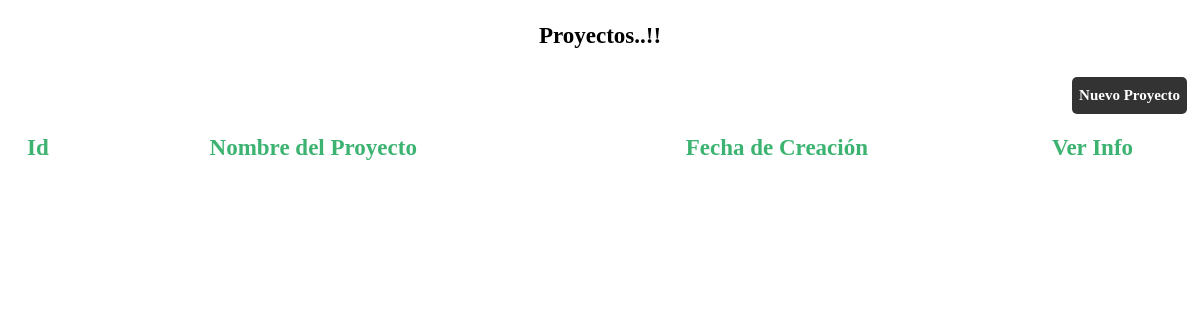
The app's page /, older data.
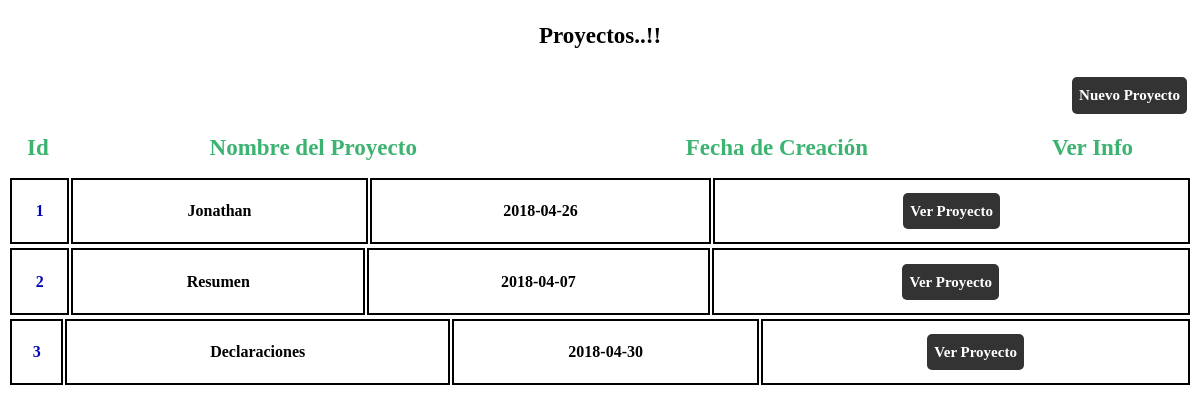
The same page, newer data.
### tables this page shows
CREATE TABLE `proyecto` (
  `Id` int(10) NOT NULL,
  `Nombre_proyecto` varchar(40) NOT NULL,
  `Nombre_responsable` varchar(30) NOT NULL,
  `Descripcion` text NOT NULL,
  `Prioridad` int(9) NOT NULL,
  `Points` int(9) NOT NULL,
  `Tipo` varchar(15) NOT NULL,
  `Fecha_Creacion` date NOT NULL,
  `Activo` tinyint(1) NOT NULL
);

### index.php (the view, shortened to what this page needs)
<!DOCTYPE html>
<html lang="es" dir="ltr">
  <head>
    <link rel="stylesheet" type="text/css" href="./css/estilos.css">
  </head>
  <body>
    <h3>Proyectos..!!</h3>
    <a href="./nuevo_proyecto.php" id="nuevo_proyec"><strong>Nuevo Proyecto</strong></a>
    <table style="margin-top: 7%; margin-bottom: 1%">
      <tr style="text-align: center;">
        <th style="font-family: 'Comic Sans'; font-size: 23px; color:MediumSeaGreen;">Id</th>
        <th style="font-family: 'Comic Sans'; font-size: 23px; color:MediumSeaGreen;">Nombre del Proyecto</th>
        <th style="font-family: 'Comic Sans'; font-size: 23px; color:MediumSeaGreen;">Fecha de Creación</th>
        <th style="font-family: 'Comic Sans'; font-size: 23px; color:MediumSeaGreen;">Ver Info</th>
      </tr>
    </table>
    <?php
      $con = mysqli_connect("localhost","root","");
      mysqli_select_db($con, "proyectos")or die("No se pudo conectar con la base de datos.");
      $re = mysqli_query($con, "SELECT * FROM `proyecto`")or die("No se puede conectar con la tabla");
      while ($f=mysqli_fetch_array($re)) {
    ?>
    <table>
        <tr style="text-align: center;">
          <td><h4 style="color: #0404B4"><?php echo $f['Id'];?></h4></td>
          <td><h4><?php echo $f['Nombre_proyecto']?></h4></td>
          <td><h4><?php echo $f['Fecha_Creacion']?></h4></td>
          <td><a href="ver_proyecto.php?id=<?php echo $f['Id'];?>"><strong>Ver Proyecto</strong></a></td>
        </tr>
      </table>
      <?php
        }
      ?>
  </body>
</html>

### css/estilos.css (style rules this page uses)
body h3 { font-size: 23px; font-family: 'Verdana'; text-align: center; }
body h4 { font-size: 16px; font-family: 'Verdana'; text-align: center; }
table td { border: 2px solid black; padding-right: -10px; padding-left: -10px; padding-top: -10px; padding-bottom: -10px; }
table { width: 100%; }
#nuevo_proyec { border-radius: 5px; padding: 10px 7px; text-decoration: none; color: #fff; background-color: #333; margin: 5px; font-size: 15px; font-family: 'Verdana'; float: right; }
a { border-radius: 5px; padding: 10px 7px; text-decoration: none; color: #fff; background-color: #333; margin: 5px; font-size: 15px; font-family: 'Verdana'; text-align: center; }

Row changes from the older to the newer data that the page shows:
added proyecto: Id "1", Nombre_proyecto "Jonathan", Fecha_Creacion "2018-04-26"
added proyecto: Id "2", Nombre_proyecto "Resumen", Fecha_Creacion "2018-04-07"
added proyecto: Id "3", Nombre_proyecto "Declaraciones", Fecha_Creacion "2018-04-30"
